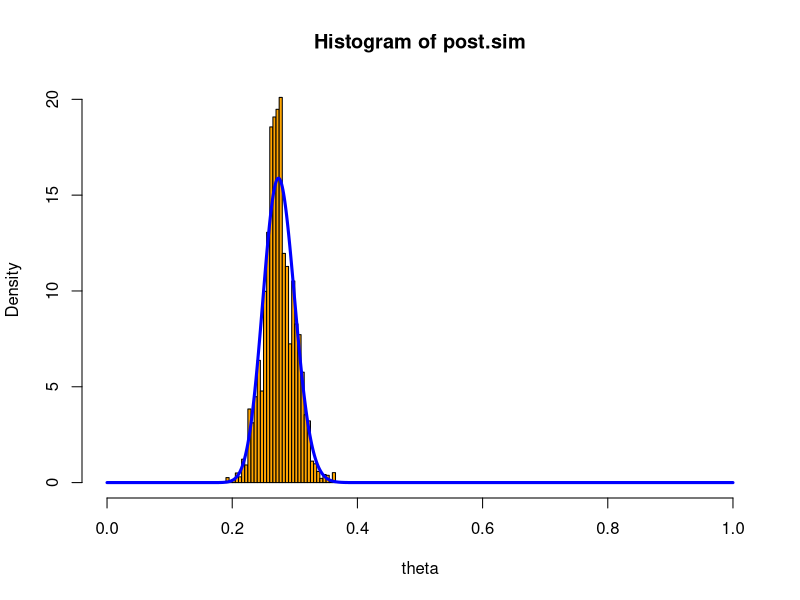

Write the R code that produced this figure.
## Boston Exit Poll Data
##
## Data from Cobb, Greiner, and Quinn (2012)
## "Can Voter ID Laws Be Administered in a Race-Neutral Manner?
## Evidence from the City of Boston in 2008" QJPS
##
##
## Data from Cathedral High School Polling Location
##
set.seed(776829)
library(coda)

## Overall fraction asked for ID
n <- 314   ## number of voters sampled
y <- 86    ## number of sampled voters who report being asked for ID

## parameters for beta prior
a <- 1
b <- 1

## posterior is Beta(y+a, n-y+b)
post.mean.exact <- (y+a)/(n+a+b)
post.var.exact <- ((y+a)*(n-y+b))/( (n+a+b)^2 * (n+a+b+1) )
post.sd.exact <- sqrt(post.var.exact)
post.025.exact <- qbeta(0.025, y+a, n-y+b)
post.975.exact <- qbeta(0.975, y+a, n-y+b)

burnin <- 500 ## number of burn-in iterations
M <- 10000 ## number of iterations after burnin-in
tot.iter <- burnin + M ## number of total iterations
post.sim <- rep(NA, M) ## storage vector for the post-burn-in MCMC draws


## proposals are generated from Beta(prop.a, prop.b)
prop.a <- 1.0   
prop.b <- 1.0

theta <- 0.5 ## starting value

n.accepts <- 0 ## number of proposals that are accepted

## the Metropolis-Hastings sampling
for (iter in 1:tot.iter){

    ## generate candidate
    theta.can <- rbeta(1, shape1=prop.a, shape2=prop.b)

    ## calculate the acceptace probability
    log.piece1 <- dbeta(theta.can, y+a, n-y+b, log=TRUE)
    log.piece2 <- dbeta(theta, y+a, n-y+b, log=TRUE)
    log.piece3 <- dbeta(theta, prop.a, prop.b, log=TRUE)
    log.piece4 <- dbeta(theta.can, prop.a, prop.b, log=TRUE)
    
    ratio <- exp(log.piece1 - log.piece2 + log.piece3 - log.piece4)
    u <- runif(1)
    if (u < ratio){
        theta <- theta.can
        n.accepts <- n.accepts + 1
    }

    if (iter %% 1000 == 0){
        cat("iteration", iter, "of", tot.iter, "\n")
        cat("theta =", theta, "\n")
        cat("acceptance rate =", round(n.accepts/tot.iter, 3), "\n\n")
    }
    
    ## store results
    if (iter > burnin){
        post.sim[iter-burnin] <- theta
    }

    post.sim <- mcmc(post.sim, start=burnin+1, end=tot.iter)
    names(post.sim) <- "theta"
}
cat("acceptance rate =", round(n.accepts/tot.iter, 3), "\n")

## summarize posterior samples
post.mean.sim <- mean(post.sim)
post.var.sim <- var(post.sim)
post.sd.sim <- sd(post.sim)
post.025.sim <- quantile(post.sim, prob=0.025)
post.975.sim <- quantile(post.sim, prob=0.975)

## plotting the posterior density
## (exact and histogram of draws from the posterior)
hist(post.sim, nclass=50, prob=TRUE, xlim=c(0,1), col="orange", xlab="theta")
thetavals <- seq(from=0, to=1, by=.001)
lines(thetavals, dbeta(thetavals, y+a, n-y+b), lwd=3, col="blue")

cat("###################################################################\n")
cat("Summary of the Posterior Distribution (Exact)\n")
cat("posterior mean of theta:        ", round(post.mean.exact, 3), "\n", sep="")
cat("posterior variance of theta:    ", round(post.var.exact, 5), "\n", sep="")
cat("posterior SD of theta:          ", round(post.sd.exact, 3), "\n", sep="")
cat("central 95% credible interval: (", round(post.025.exact, 3), ", ",
    round(post.975.exact, 3), ")\n", sep="")
cat("###################################################################\n\n\n")

cat("###################################################################\n")
cat("Summary of the Posterior Distribution (Simulation)\n")
cat("posterior mean of theta:        ", round(post.mean.sim, 3), "\n", sep="")
cat("posterior variance of theta:    ", round(post.var.sim, 5), "\n", sep="")
cat("posterior SD of theta:          ", round(post.sd.sim, 3), "\n", sep="")
cat("central 95% credible interval: (", round(post.025.sim, 3), ", ",
    round(post.975.sim, 3), ")\n", sep="")
cat("###################################################################\n")
